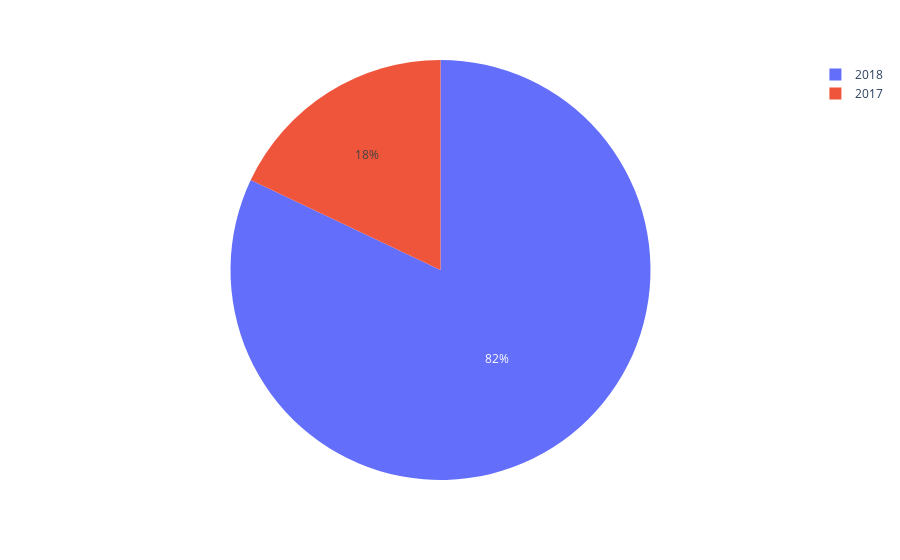

The notebook cell saved with this chart:
### Code cell
vals = hotel.arrival_year.value_counts()
names = vals.index
fig = px.pie(values=vals, names=names)
fig.show()

### Figure 1 — Plotly figure (JSON) as saved in the notebook; plotly's stock layout.template omitted (floating-point values rounded to 4 significant figures)
{"data": [{"domain": {"x": [0, 1], "y": [0, 1]}, "hovertemplate": "label=%{label}<br>value=%{value}<extra></extra>", "labels": [2018, 2017], "legendgroup": "", "name": "", "showlegend": true, "type": "pie", "values": [29761, 6514]}], "layout": {"legend": {"tracegroupgap": 0}, "margin": {"t": 60}}}
